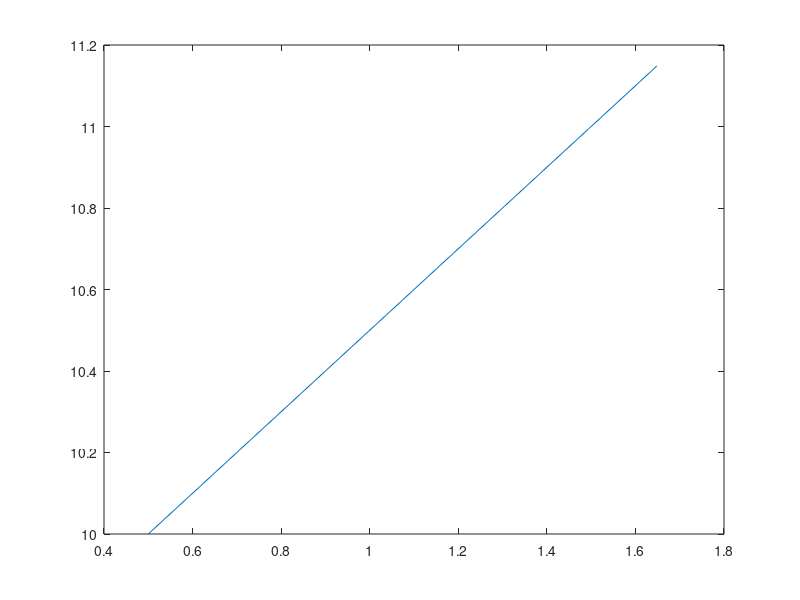

Source code (MATLAB):
close all;clear;clc;
% c = 340e3;
% t = 0:.01:2*pi;
% p(1).x = 0.5;
% p(1).y = 1.0;

v = 1;
phase = 1/8*pi;
N = 30;
pX=zeros(1,N); pY=zeros(1,N);
pX(1) = 0.5; pY(1) = 10.0;

for t=0.2:0.1:N/10
    n = int32(t*10);
%     p(n).x = p.x + v*sin(phase)*t;
%     p(n).y = p.y + v*cos(phase)*t;
    pX(n) = pX(1) + v*sin(phase)*t;
    pY(n) = pY(1) + v*sin(phase)*t;
end

% plot(ap(1:30).x,p(1:30).y)
plot(pX,pY)